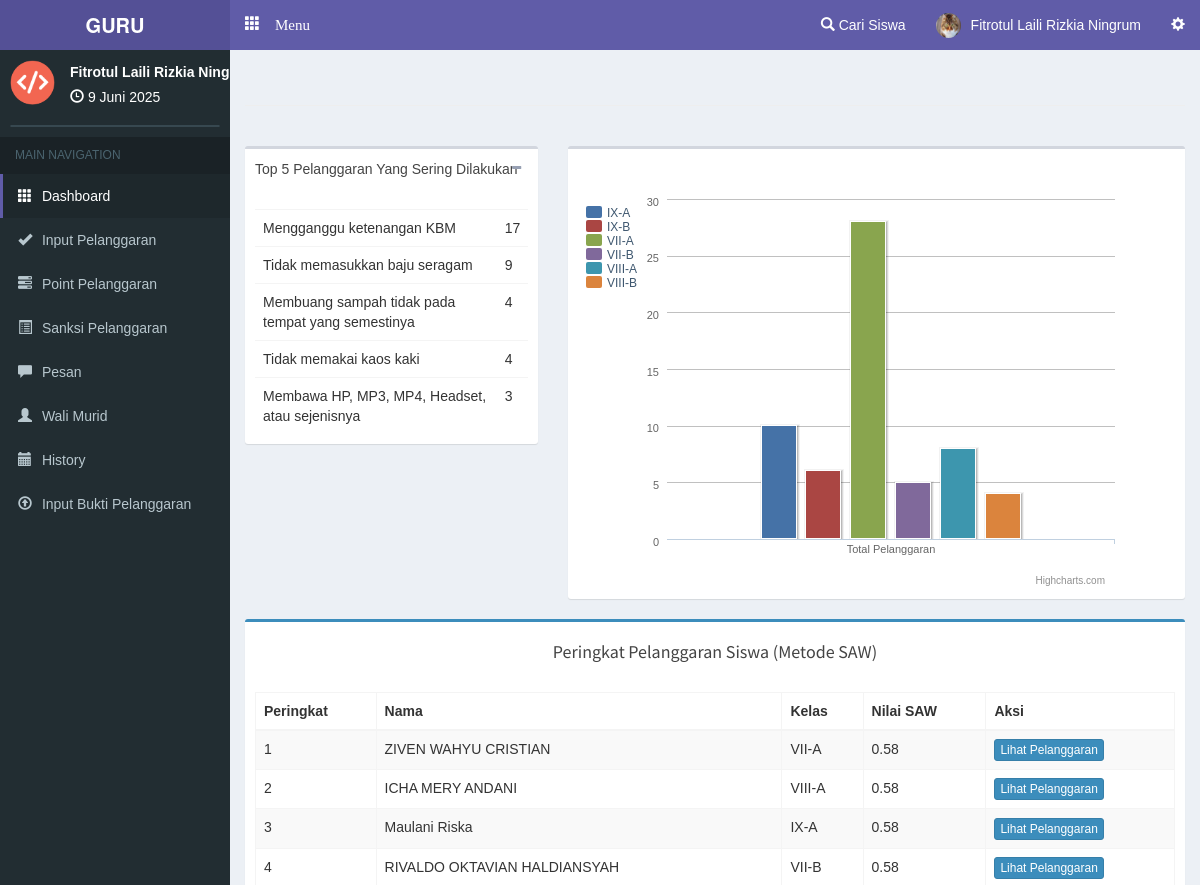
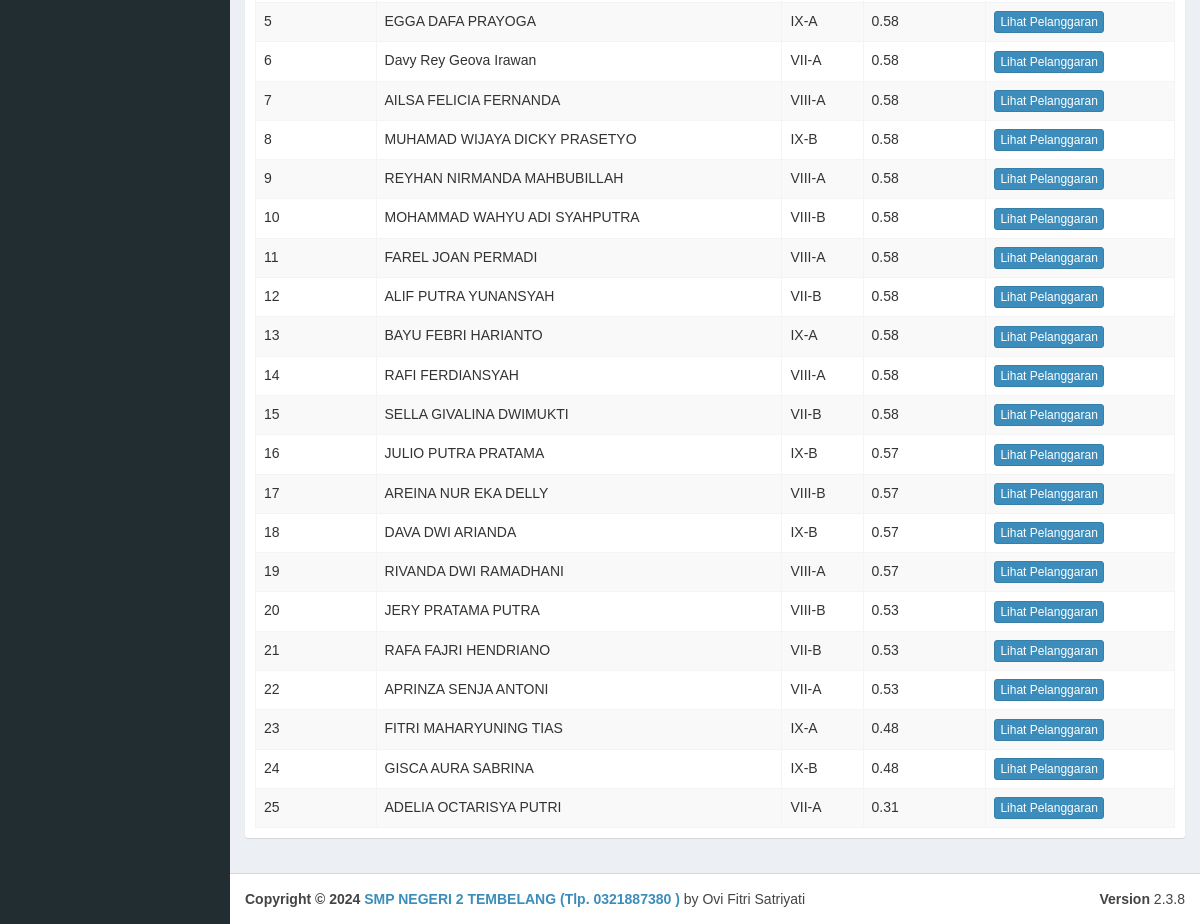
The app's page /guru/main (signed in) with its own data (2 pictures, top to bottom).
### tables this page shows
CREATE TABLE `guru` (
  `c_guru` varchar(10) NOT NULL,
  `nama` varchar(100) NOT NULL,
  `username` varchar(30) NOT NULL,
  `password` varchar(30) NOT NULL,
  `foto` text NOT NULL
);

CREATE TABLE `benpel` (
  `c_benpel` varchar(10) NOT NULL,
  `c_katbenpel` varchar(10) NOT NULL,
  `benpel` text NOT NULL,
  `bobot` int(11) NOT NULL
);

CREATE TABLE `siswa` (
  `c_siswa` varchar(10) NOT NULL,
  `c_kelas` varchar(10) NOT NULL,
  `nisn` varchar(20) NOT NULL,
  `nama` varchar(100) NOT NULL,
  `jk` varchar(1) NOT NULL,
  `alamat` varchar(150) NOT NULL,
  `tl` date NOT NULL
);

### php/config.php (called while the page is built, shortened)
<?php
$base='http://localhost/pps/';
$basegu='http://localhost/pps/guru/';
?>

### php/function.php (called while the page is built, shortened)
<?php
function tgl($date){
  $array_bulan = array(1=>'Januari','Februari','Maret', 'April', 'Mei', 'Juni','Juli','Agustus','September','Oktober', 'November','Desember');
  $date = strtotime($date);
  $tanggal = date ('j', $date);
  $bulan = $array_bulan[date('n',$date)];
  $tahun = date('Y',$date);
  $result = $tanggal ." ". $bulan ." ". $tahun;
  return($result);
}
?>

### guru/view/home.php (the view, shortened to what this page needs)
<br><hr><br>
<div class="row">
  <div class="col-md-4">
    <div class="box">
      <div class="box-header">
        <p>Top 5 Pelanggaran Yang Sering Dilakukan</p>
        <div class="box-tools">
          <button type="button" class="btn btn-box-tool" data-widget="collapse"><i class="glyphicon glyphicon-minus"></i></button>
        </div>
      </div>
      <div class="box-body">
      <table class="table table-hover">
        <tbody>
    <?php $vr=1; $pyd=mysqli_query($con,"SELECT c_benpel, count(c_benpel) as bp from pelanggaran group by c_benpel order by bp desc limit 5 ");while($hpyd=mysqli_fetch_array($pyd)){
    $ben=mysqli_fetch_array(mysqli_query($con,"SELECT * FROM benpel where c_benpel='$hpyd[c_benpel]' "));
    ?>
          <tr>
            <td><?php echo $ben['benpel']; ?></td>
            <td><?php echo $hpyd['bp']; ?></td>
          </tr>
    <?php $vr++; } ?>
        </tbody>
      </table>
      </div>
    </div>
  </div>
  <div class="col-xs-12 col-md-8 col-lg-8">
    <div class="box">
      <div class="box-header">
      </div>
      <div class="box-body">
      <table>
        <div id="containertm" style="width:90%;"></div>
      </table>
      </div>
    </div>
  </div>
</div>
<div class="row">
<?php
$pps = mysqli_query($con, "SELECT c_siswa, sum(bobot) as jb FROM pelanggaran GROUP BY c_siswa");
$data_siswa = [];
while ($hpps = mysqli_fetch_array($pps)) {
  $sis = mysqli_fetch_array(mysqli_query($con, "SELECT * FROM siswa WHERE c_siswa='$hpps[c_siswa]' "));
  $kel = mysqli_fetch_array(mysqli_query($con, "SELECT * FROM kelas WHERE c_kelas='$sis[c_kelas]' "));
  $data_siswa[] = [
    'c_siswa' => $hpps['c_siswa'],
    'nama' => $sis['nama'],
    'kelas' => $kel['kelas'],
    'jb' => $hpps['jb']
  ];
}
$bobot_kriteria = [0.05, 0.02, 0.01, 0.10, 0.15, 0.01, 0.02, 0.15, 0.01, 0.01, 0.04, 0.01];
$kriteria = [];
$qkriteria = mysqli_query($con, "SELECT * FROM benpel ORDER BY c_benpel ASC LIMIT 12");
while ($kr = mysqli_fetch_array($qkriteria)) {
  $kriteria[] = $kr['c_benpel'];
}
$min_kriteria = array_fill(0, count($kriteria), PHP_INT_MAX);
foreach ($data_siswa as $key => $ds) {
  $nilai_kriteria = [];
  foreach ($kriteria as $idx => $c_benpel) {
    $q = mysqli_query($con, "SELECT COUNT(*) as jml FROM pelanggaran WHERE c_siswa='{$ds['c_siswa']}' AND c_benpel='$c_benpel'");
    $h = mysqli_fetch_array($q);
    $nilai_kriteria[$idx] = $h['jml'];
    if ($h['jml'] < $min_kriteria[$idx]) {
      $min_kriteria[$idx] = $h['jml'];
    }
  }
  $data_siswa[$key]['nilai_kriteria'] = $nilai_kriteria;
}
foreach ($data_siswa as $key => $ds) {
  $nilai_saw = 0;
  foreach ($ds['nilai_kriteria'] as $idx => $nilai) {
    if ($nilai > 0) {
      $norm = $min_kriteria[$idx] / $nilai;
    } else {
      $norm = 1;
    }
    $nilai_saw += $norm * $bobot_kriteria[$idx];
  }
  $data_siswa[$key]['nilai_saw'] = $nilai_saw;
}
usort($data_siswa, function($a, $b) {
  return $b['nilai_saw'] <=> $a['nilai_saw'];
});
?>
<div class="col-md-12">
  <div class="box box-primary">
  <div class="box-header">
    <h4 class="text-center">Peringkat Pelanggaran Siswa (Metode SAW)</h4>
  </div>
  <div class="box-body">
    <table class="table table-bordered table-striped">
    <thead>
      <tr>
      <th>Peringkat</th>
      <th>Nama</th>
      <th>Kelas</th>
      <th>Nilai SAW</th>
      <th>Aksi</th>
      </tr>
    </thead>
    <tbody>
    <?php
    $peringkat = 1;
    foreach ($data_siswa as $ds) {
    ?>
      <tr>
      <td><?php echo $peringkat++; ?></td>
      <td><?php echo $ds['nama']; ?></td>
      <td><?php echo $ds['kelas']; ?></td>
      <td><?php echo round($ds['nilai_saw'], 3); ?></td>
      <td>
        <a href="<?php echo $basegu; ?>lihatpelanggaransiswa/<?php echo $ds['c_siswa']; ?>/_" class="btn btn-primary btn-xs">Lihat Pelanggaran</a>
      </td>
      </tr>
    <?php } ?>
    </tbody>
    </table>
  </div>
  </div>
</div>

### guru/main.php (shortened to what this page needs)
<?php date_default_timezone_set('Asia/Jakarta');$date=date('Y-m-d'); require '../php/config.php'; require '../php/function.php'; session_start(); if(empty($_SESSION['c_guru'])){header('location:../login');} $na=mysqli_fetch_array(mysqli_query($con,"SELECT * FROM guru where c_guru='$_SESSION[c_guru]' "));  ?>
<!DOCTYPE html>
<html>
<head>
  <link rel="stylesheet" href="<?php echo $base; ?>theme/bootstrap/css/bootstrap.min.css">
  <link rel="stylesheet" href="<?php echo $base; ?>theme/plugins/datatables/dataTables.bootstrap.css">
  <link rel="stylesheet" href="<?php echo $base; ?>theme/dist/css/AdminLTE.min.css">
  <link rel="stylesheet" href="<?php echo $base; ?>theme/dist/css/skins/_all-skins.min.css">
  <link rel="stylesheet" href="<?php echo $base; ?>theme/plugins/iCheck/square/blue.css">
  <link rel="stylesheet" href="<?php echo $base; ?>theme/plugins/select2/select2.min.css">
</head>
<body class="skin-purple hold-transition fixed"
oncontextmenu="return false">
<div class="wrapper">
  <header class="main-header">
    <a href="#" class="logo">
      <span class="logo-lg"><b>GURU</b></span>
    </a>
    <nav class="navbar navbar-static-top" role="navigation">
      <a href="#" class="glyphicon glyphicon-th" data-toggle="offcanvas" role="button" style="color: #fff;margin-top: 15px;margin-left: 15px;font-size: 15px;"> Menu
      </a>
      <div class="navbar-custom-menu">
        <ul class="nav navbar-nav">
          <li class="dropdown notifications-menu">
            <a href="#" class="dropdown-toggle" data-toggle="dropdown">
              <i class="glyphicon glyphicon-search"></i> Cari Siswa
            </a>
          </li>
          <li class="dropdown user user-menu">
            <a href="#" class="dropdown-toggle" data-toggle="dropdown">
            <?php if($na['foto']==NULL){ ?>
              <img src="<?php echo $base; ?>php/img/avatar1.png" class="user-image" alt="User Image">
            <?php }else { ?>
              <img src="<?php echo $basegu.'/'.$na['foto']; ?>" class="user-image" alt="User Image">
            <?php } ?>
              <span class="hidden-xs"><?php echo $na['nama'] ?></span>
            </a>
          </li>
          <li>
            <a href="#" data-toggle="control-sidebar"><i class="glyphicon glyphicon-cog"></i></a>
          </li>
        </ul>
      </div>
    </nav>
  </header>
  <aside class="main-sidebar">
    <section class="sidebar">
      <div class="user-panel">
        <div class="pull-left image">
          <img src="<?php echo $base; ?>php/img/logo.ico" class="img-circle" alt="User Image">
        </div>
        <div class="pull-left info">
          <p><?php echo $na['nama']; ?></p>
          <i class="glyphicon glyphicon-time"></i> <?php echo tgl(date('d-m-Y')); ?>
        </div>
      </div>
      <form action="#" method="get" class="sidebar-form">
      </form>
<?php
if(empty($_GET['smkakh'])){
  $aak='class="active"';$bak='';$cak='';$dak='';$eak='';$fak='';$gak='';
}
?>
      <ul class="sidebar-menu">
        <li class="header">MAIN NAVIGATION</li>
        <li <?php echo $aak; ?>>
          <a href="<?php echo $basegu; ?>">
            <i class="glyphicon glyphicon-th"></i> <span>Dashboard</span>
          </a>
        </li>
        <li <?php echo $bak; ?>>
          <a href="<?php echo $basegu; ?>inputpelanggaran">
            <i class="glyphicon glyphicon-ok"></i> <span>Input Pelanggaran</span>
          </a>
        </li>
        <li <?php echo $cak; ?>>
          <a href="<?php echo $basegu; ?>pointpelanggaran">
            <i class="glyphicon glyphicon-tasks"></i> <span>Point Pelanggaran</span>
          </a>
        </li>
        <li <?php echo $dak; ?>>
          <a href="<?php echo $basegu; ?>sanksi">
            <i class="glyphicon glyphicon-list-alt"></i> <span>Sanksi Pelanggaran</span>
          </a>
        </li>
        <li <?php echo $eak; ?>>
          <a href="<?php echo $basegu; ?>pesan">
            <i class="glyphicon glyphicon-comment"></i> <span>Pesan</span><span id="pesanbaru"></span>
          </a>
        </li>
        <li>
          <a href="<?php echo $basegu; ?>walimurid">
            <i class="glyphicon glyphicon-user"></i> <span>Wali Murid</span>
          </a>
        </li>
        <li <?php echo $fak; ?>>
          <a href="<?php echo $basegu; ?>history">
            <i class="glyphicon glyphicon-calendar"></i> <span>History</span>
          </a>
        </li>
        <li <?php echo isset($hak) ? $hak : ''; ?>>
          <a href="<?php echo $basegu; ?>inputbukti">
            <i class="glyphicon glyphicon-upload"></i> <span>Input Bukti Pelanggaran</span>
          </a>
        </li>
      </ul>
    </section>
  </aside>
  <div class="content-wrapper">
    <section class="content">
<?php
  if(empty($_GET['smkakh'])){require 'view/home.php';}
?>
    </section>
  </div>
</div>
  <footer class="main-footer">
    <div class="pull-right hidden-xs">
      <b>Version</b> 2.3.8
    </div>
    <strong>Copyright &copy; 2024 <a href="#">SMP NEGERI 2 TEMBELANG (Tlp. 0321887380 )</a></strong> by Ovi Fitri Satriyati
  </footer>
</body>
</html>

### guru/main.php (style rules this page uses)
body { font-family:arial; }

### records on screen
guru: foto (picture), nama "Fitrotul Laili Rizkia Ningrum", nama "Fitrotul Laili Rizkia…"
benpel: benpel "Mengganggu ketenangan KBM"
benpel: benpel "Tidak memasukkan baju seragam"
benpel: benpel "Membuang sampah tidak pada tempat yang semestinya"
benpel: benpel "Tidak memakai kaos kaki"
benpel: benpel "Membawa HP, MP3, MP4, Headset, atau sejenisnya"
siswa: nama "ZIVEN WAHYU CRISTIAN", kelas "VII-A", nilai_saw "0.58"
siswa: nama "ICHA MERY ANDANI", kelas "VIII-A", nilai_saw "0.58"
siswa: nama "Maulani Riska", kelas "IX-A", nilai_saw "0.58"
siswa: nama "RIVALDO OKTAVIAN HALDIANSYAH", kelas "VII-B", nilai_saw "0.58"
siswa: nama "EGGA DAFA PRAYOGA", kelas "IX-A", nilai_saw "0.58"
siswa: nama "Davy Rey Geova Irawan", kelas "VII-A", nilai_saw "0.58"
siswa: nama "AILSA FELICIA FERNANDA", kelas "VIII-A", nilai_saw "0.58"
siswa: nama "MUHAMAD WIJAYA DICKY PRASETYO", kelas "IX-B", nilai_saw "0.58"
siswa: nama "REYHAN NIRMANDA MAHBUBILLAH", kelas "VIII-A", nilai_saw "0.58"
siswa: nama "MOHAMMAD WAHYU ADI SYAHPUTRA", kelas "VIII-B", nilai_saw "0.58"
siswa: nama "FAREL JOAN PERMADI", kelas "VIII-A", nilai_saw "0.58"
siswa: nama "ALIF PUTRA YUNANSYAH", kelas "VII-B", nilai_saw "0.58"
siswa: nama "BAYU FEBRI HARIANTO", kelas "IX-A", nilai_saw "0.58"
siswa: nama "RAFI FERDIANSYAH", kelas "VIII-A", nilai_saw "0.58"
siswa: nama "SELLA GIVALINA DWIMUKTI", kelas "VII-B", nilai_saw "0.58"
siswa: nama "JULIO PUTRA PRATAMA", kelas "IX-B", nilai_saw "0.57"
siswa: nama "AREINA NUR EKA DELLY", kelas "VIII-B", nilai_saw "0.57"
siswa: nama "DAVA DWI ARIANDA", kelas "IX-B", nilai_saw "0.57"
siswa: nama "RIVANDA DWI RAMADHANI", kelas "VIII-A", nilai_saw "0.57"
siswa: nama "JERY PRATAMA PUTRA", kelas "VIII-B", nilai_saw "0.53"
siswa: nama "RAFA FAJRI HENDRIANO", kelas "VII-B", nilai_saw "0.53"
siswa: nama "APRINZA SENJA ANTONI", kelas "VII-A", nilai_saw "0.53"
siswa: nama "FITRI MAHARYUNING TIAS", kelas "IX-A", nilai_saw "0.48"
siswa: nama "GISCA AURA SABRINA", kelas "IX-B", nilai_saw "0.48"
siswa: nama "ADELIA OCTARISYA PUTRI", kelas "VII-A", nilai_saw "0.31"

### other values on screen
$hpyd['bp'] "17"
$hpyd['bp'] "9"
$hpyd['bp'] "4"
$hpyd['bp'] "3"
